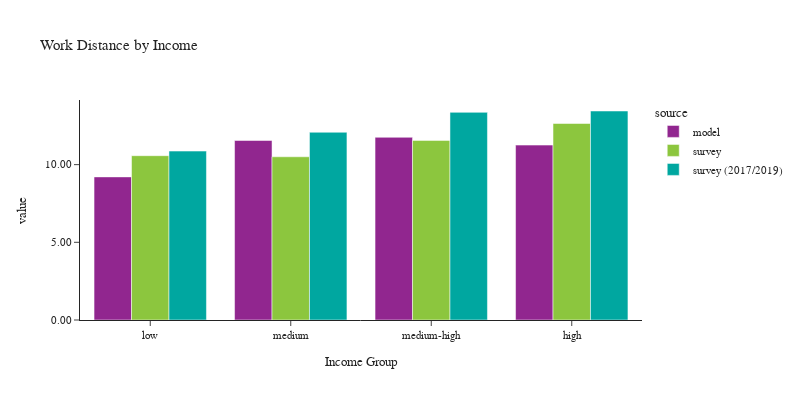

Notebook code cell kept with this figure:
### Code cell
plot_work_location(df_workers, 'hhincome_group', 'Income', 'Income Group')

### Figure 1 — Plotly figure (JSON) as saved in the notebook; plotly's stock layout.template omitted (floating-point values rounded to 4 significant figures)
{"data": [{"alignmentgroup": "True", "customdata": [[242358], [474514], [665745], [840409]], "hovertemplate": "source=model<br>hhincome_group=%{x}<br>value=%{y}<br>sample count=%{customdata[0]}<extra></extra>", "legendgroup": "model", "marker": {"color": "#91268F", "pattern": {"shape": ""}}, "name": "model", "offsetgroup": "model", "orientation": "v", "showlegend": true, "textposition": "auto", "type": "bar", "x": ["low", "medium", "medium-high", "high"], "xaxis": "x", "y": [9.212, 11.55, 11.76, 11.26], "yaxis": "y"}, {"alignmentgroup": "True", "customdata": [[672], [626], [920], [605]], "hovertemplate": "source=survey<br>hhincome_group=%{x}<br>value=%{y}<br>sample count=%{customdata[0]}<extra></extra>", "legendgroup": "survey", "marker": {"color": "#8CC63E", "pattern": {"shape": ""}}, "name": "survey", "offsetgroup": "survey", "orientation": "v", "showlegend": true, "textposition": "auto", "type": "bar", "x": ["low", "medium", "medium-high", "high"], "xaxis": "x", "y": [10.58, 10.5, 11.56, 12.65], "yaxis": "y"}, {"alignmentgroup": "True", "customdata": [[1458], [1651], [2030], [831]], "hovertemplate": "source=survey (2017/2019)<br>hhincome_group=%{x}<br>value=%{y}<br>sample count=%{customdata[0]}<extra></extra>", "legendgroup": "survey (2017/2019)", "marker": {"color": "#00A7A0", "pattern": {"shape": ""}}, "name": "survey (2017/2019)", "offsetgroup": "survey (2017/2019)", "orientation": "v", "showlegend": true, "textposition": "auto", "type": "bar", "x": ["low", "medium", "medium-high", "high"], "xaxis": "x", "y": [10.87, 12.08, 13.36, 13.45], "yaxis": "y"}], "layout": {"barmode": "group", "font": {"size": 11}, "height": 400, "legend": {"title": {"text": "source"}, "tracegroupgap": 0}, "title": {"text": "Work Distance by Income"}, "width": 800, "xaxis": {"anchor": "y", "domain": [0, 1], "title": {"text": "Income Group"}}, "yaxis": {"anchor": "x", "domain": [0, 1], "tickformat": ".2f", "title": {"text": "value"}}}}
